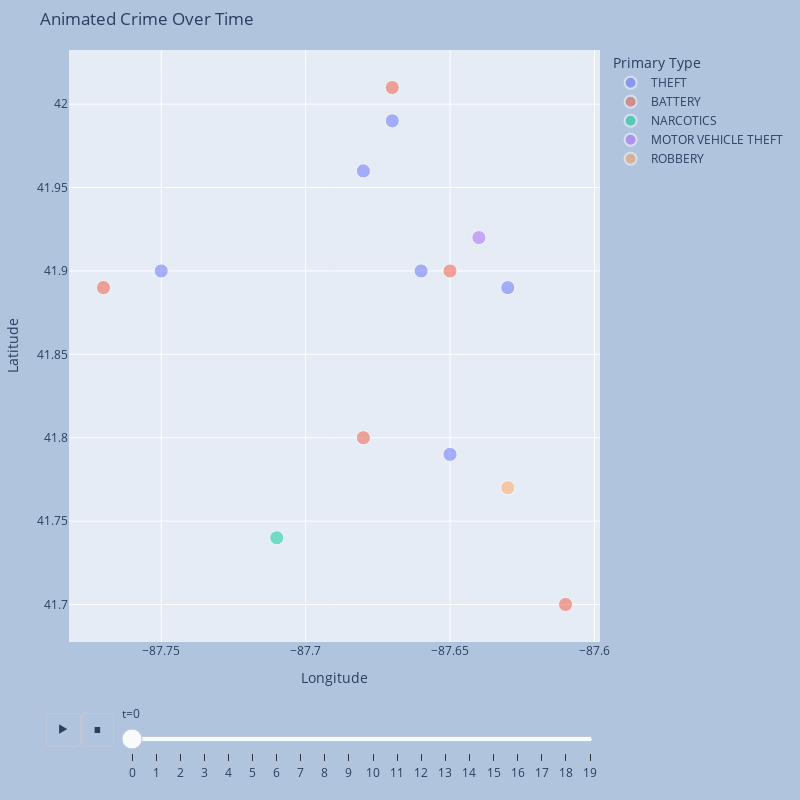

Notebook code cell kept with this figure:
### Code cell
import plotly.express as px

points['size'] = 10*points['count']

fig = px.scatter(
    data_frame=points, 
    x="Longitude", 
    y="Latitude", 
    title="Animated Crime Over Time",
#     facet_col="Primary Type",
#     facet_col_wrap=3,
    width=800, 
    height=800,
    opacity=.5,
    size="size",
    size_max=points['size'].max(),
    color='Primary Type',
#     marginal_x='violin',
    animation_frame="t",
#     animation_group="t",
#     color="count",
)

fig.update_layout(
    margin=dict(l=20, r=50, t=50, b=20),
    paper_bgcolor="LightSteelBlue",
#     transition ={'duration': 1},
#     frame={'duration': 100},
)

fig.layout.updatemenus[0].buttons[0].args[1]["frame"]["duration"] = 500
fig.layout.updatemenus[0].buttons[0].args[1]["transition"]["duration"] = 0

fig

### Figure 1 — Plotly figure (JSON) as saved in the notebook; plotly's stock layout.template omitted (floating-point values rounded to 4 significant figures)
{"data": [{"hovertemplate": "Primary Type=THEFT<br>t=0<br>Longitude=%{x}<br>Latitude=%{y}<br>size=%{marker.size}<extra></extra>", "legendgroup": "THEFT", "marker": {"color": "#636efa", "opacity": 0.5, "size": [10, 10, 10, 10, 10, 10], "sizemode": "area", "sizeref": 0.1, "symbol": "circle"}, "mode": "markers", "name": "THEFT", "orientation": "v", "showlegend": true, "type": "scatter", "x": [-87.75, -87.68, -87.67, -87.66, -87.65, -87.63], "xaxis": "x", "y": [41.9, 41.96, 41.99, 41.9, 41.79, 41.89], "yaxis": "y"}, {"hovertemplate": "Primary Type=BATTERY<br>t=0<br>Longitude=%{x}<br>Latitude=%{y}<br>size=%{marker.size}<extra></extra>", "legendgroup": "BATTERY", "marker": {"color": "#EF553B", "opacity": 0.5, "size": [10, 10, 10, 10, 10], "sizemode": "area", "sizeref": 0.1, "symbol": "circle"}, "mode": "markers", "name": "BATTERY", "orientation": "v", "showlegend": true, "type": "scatter", "x": [-87.77, -87.68, -87.67, -87.65, -87.61], "xaxis": "x", "y": [41.89, 41.8, 42.01, 41.9, 41.7], "yaxis": "y"}, {"hovertemplate": "Primary Type=NARCOTICS<br>t=0<br>Longitude=%{x}<br>Latitude=%{y}<br>size=%{marker.size}<extra></extra>", "legendgroup": "NARCOTICS", "marker": {"color": "#00cc96", "opacity": 0.5, "size": [10], "sizemode": "area", "sizeref": 0.1, "symbol": "circle"}, "mode": "markers", "name": "NARCOTICS", "orientation": "v", "showlegend": true, "type": "scatter", "x": [-87.71], "xaxis": "x", "y": [41.74], "yaxis": "y"}, {"hovertemplate": "Primary Type=MOTOR VEHICLE THEFT<br>t=0<br>Longitude=%{x}<br>Latitude=%{y}<br>size=%{marker.size}<extra></extra>", "legendgroup": "MOTOR VEHICLE THEFT", "marker": {"color": "#ab63fa", "opacity": 0.5, "size": [10], "sizemode": "area", "sizeref": 0.1, "symbol": "circle"}, "mode": "markers", "name": "MOTOR VEHICLE THEFT", "orientation": "v", "showlegend": true, "type": "scatter", "x": [-87.64], "xaxis": "x", "y": [41.92], "yaxis": "y"}, {"hovertemplate": "Primary Type=ROBBERY<br>t=0<br>Longitude=%{x}<br>Latitude=%{y}<br>size=%{marker.size}<extra></extra>", "legendgroup": "ROBBERY", "marker": {"color": "#FFA15A", "opacity": 0.5, "size": [10], "sizemode": "area", "sizeref": 0.1, "symbol": "circle"}, "mode": "markers", "name": "ROBBERY", "orientation": "v", "showlegend": true, "type": "scatter", "x": [-87.63], "xaxis": "x", "y": [41.77], "yaxis": "y"}], "layout": {"height": 800, "legend": {"itemsizing": "constant", "title": {"text": "Primary Type"}, "tracegroupgap": 0}, "margin": {"b": 20, "l": 20, "r": 50, "t": 50}, "paper_bgcolor": "LightSteelBlue", "sliders": [{"active": 0, "currentvalue": {"prefix": "t="}, "len": 0.9, "pad": {"b": 10, "t": 60}, "steps": [{"args": [["0"], {"frame": {"duration": 0, "redraw": false}, "fromcurrent": true, "mode": "immediate", "transition": {"duration": 0, "easing": "linear"}}], "label": "0", "method": "animate"}, {"args": [["1"], {"frame": {"duration": 0, "redraw": false}, "fromcurrent": true, "mode": "immediate", "transition": {"duration": 0, "easing": "linear"}}], "label": "1", "method": "animate"}, {"args": [["2"], {"frame": {"duration": 0, "redraw": false}, "fromcurrent": true, "mode": "immediate", "transition": {"duration": 0, "easing": "linear"}}], "label": "2", "method": "animate"}, {"args": [["3"], {"frame": {"duration": 0, "redraw": false}, "fromcurrent": true, "mode": "immediate", "transition": {"duration": 0, "easing": "linear"}}], "label": "3", "method": "animate"}, {"args": [["4"], {"frame": {"duration": 0, "redraw": false}, "fromcurrent": true, "mode": "immediate", "transition": {"duration": 0, "easing": "linear"}}], "label": "4", "method": "animate"}, {"args": [["5"], {"frame": {"duration": 0, "redraw": false}, "fromcurrent": true, "mode": "immediate", "transition": {"duration": 0, "easing": "linear"}}], "label": "5", "method": "animate"}, {"args": [["6"], {"frame": {"duration": 0, "redraw": false}, "fromcurrent": true, "mode": "immediate", "transition": {"duration": 0, "easing": "linear"}}], "label": "6", "method": "animate"}, {"args": [["7"], {"frame": {"duration": 0, "redraw": false}, "fromcurrent": true, "mode": "immediate", "transition": {"duration": 0, "easing": "linear"}}], "label": "7", "method": "animate"}, {"args": [["8"], {"frame": {"duration": 0, "redraw": false}, "fromcurrent": true, "mode": "immediate", "transition": {"duration": 0, "easing": "linear"}}], "label": "8", "method": "animate"}, {"args": [["9"], {"frame": {"duration": 0, "redraw": false}, "fromcurrent": true, "mode": "immediate", "transition": {"duration": 0, "easing": "linear"}}], "label": "9", "method": "animate"}, {"args": [["10"], {"frame": {"duration": 0, "redraw": false}, "fromcurrent": true, "mode": "immediate", "transition": {"duration": 0, "easing": "linear"}}], "label": "10", "method": "animate"}, {"args": [["11"], {"frame": {"duration": 0, "redraw": false}, "fromcurrent": true, "mode": "immediate", "transition": {"duration": 0, "easing": "linear"}}], "label": "11", "method": "animate"}, {"args": [["12"], {"frame": {"duration": 0, "redraw": false}, "fromcurrent": true, "mode": "immediate", "transition": {"duration": 0, "easing": "linear"}}], "label": "12", "method": "animate"}, {"args": [["13"], {"frame": {"duration": 0, "redraw": false}, "fromcurrent": true, "mode": "immediate", "transition": {"duration": 0, "easing": "linear"}}], "label": "13", "method": "animate"}, {"args": [["14"], {"frame": {"duration": 0, "redraw": false}, "fromcurrent": true, "mode": "immediate", "transition": {"duration": 0, "easing": "linear"}}], "label": "14", "method": "animate"}, {"args": [["15"], {"frame": {"duration": 0, "redraw": false}, "fromcurrent": true, "mode": "immediate", "transition": {"duration": 0, "easing": "linear"}}], "label": "15", "method": "animate"}, {"args": [["16"], {"frame": {"duration": 0, "redraw": false}, "fromcurrent": true, "mode": "immediate", "transition": {"duration": 0, "easing": "linear"}}], "label": "16", "method": "animate"}, {"args": [["17"], {"frame": {"duration": 0, "redraw": false}, "fromcurrent": true, "mode": "immediate", "transition": {"duration": 0, "easing": "linear"}}], "label": "17", "method": "animate"}, {"args": [["18"], {"frame": {"duration": 0, "redraw": false}, "fromcurrent": true, "mode": "immediate", "transition": {"duration": 0, "easing": "linear"}}], "label": "18", "method": "animate"}, {"args": [["19"], {"frame": {"duration": 0, "redraw": false}, "fromcurrent": true, "mode": "immediate", "transition": {"duration": 0, "easing": "linear"}}], "label": "19", "method": "animate"}], "x": 0.1, "xanchor": "left", "y": 0, "yanchor": "top"}], "title": {"text": "Animated Crime Over Time"}, "updatemenus": [{"buttons": [{"args": [null, {"frame": {"duration": 500, "redraw": false}, "fromcurrent": true, "mode": "immediate", "transition": {"duration": 0, "easing": "linear"}}], "label": "&#9654;", "method": "animate"}, {"args": [[null], {"frame": {"duration": 0, "redraw": false}, "fromcurrent": true, "mode": "immediate", "transition": {"duration": 0, "easing": "linear"}}], "label": "&#9724;", "method": "animate"}], "direction": "left", "pad": {"r": 10, "t": 70}, "showactive": false, "type": "buttons", "x": 0.1, "xanchor": "right", "y": 0, "yanchor": "top"}], "width": 800, "xaxis": {"anchor": "y", "autorange": true, "domain": [0, 1], "range": [-87.78, -87.6], "title": {"text": "Longitude"}, "type": "linear"}, "yaxis": {"anchor": "x", "autorange": true, "domain": [0, 1], "range": [41.68, 42.03], "title": {"text": "Latitude"}, "type": "linear"}}}
